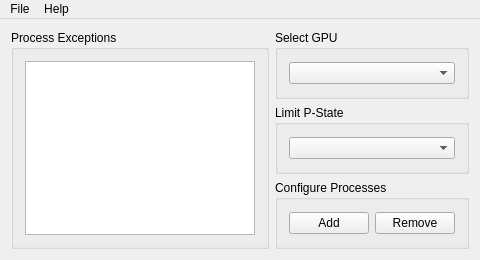
<?xml version="1.0" encoding="UTF-8"?>
<ui version="4.0">
 <class>limitnvpstateClass</class>
 <widget class="QMainWindow" name="limitnvpstateClass">
  <property name="enabled">
   <bool>true</bool>
  </property>
  <property name="geometry">
   <rect>
    <x>0</x>
    <y>0</y>
    <width>480</width>
    <height>260</height>
   </rect>
  </property>
  <property name="minimumSize">
   <size>
    <width>480</width>
    <height>260</height>
   </size>
  </property>
  <property name="maximumSize">
   <size>
    <width>480</width>
    <height>260</height>
   </size>
  </property>
  <property name="windowTitle">
   <string>limit-nvpstate</string>
  </property>
  <widget class="QWidget" name="centralWidget">
   <layout class="QHBoxLayout" name="horizontalLayout">
    <item>
     <layout class="QHBoxLayout" name="horizontalLayout_2">
      <item>
       <widget class="QGroupBox" name="groupBox">
        <property name="title">
         <string>Process Exceptions</string>
        </property>
        <layout class="QHBoxLayout" name="horizontalLayout_6">
         <item>
          <widget class="QListWidget" name="processExceptionsList"/>
         </item>
        </layout>
       </widget>
      </item>
     </layout>
    </item>
    <item>
     <layout class="QVBoxLayout" name="verticalLayout_2">
      <item>
       <widget class="QGroupBox" name="groupBox_2">
        <property name="title">
         <string>Select GPU</string>
        </property>
        <layout class="QHBoxLayout" name="horizontalLayout_3">
         <item>
          <widget class="QComboBox" name="selectedGPU"/>
         </item>
        </layout>
       </widget>
      </item>
      <item>
       <widget class="QGroupBox" name="groupBox_3">
        <property name="title">
         <string>Limit P-State</string>
        </property>
        <layout class="QHBoxLayout" name="horizontalLayout_4">
         <item>
          <widget class="QComboBox" name="selectedPState"/>
         </item>
        </layout>
       </widget>
      </item>
      <item>
       <widget class="QGroupBox" name="groupBox_4">
        <property name="title">
         <string>Configure Processes</string>
        </property>
        <layout class="QHBoxLayout" name="horizontalLayout_5">
         <item>
          <widget class="QPushButton" name="addProcess">
           <property name="text">
            <string>Add</string>
           </property>
          </widget>
         </item>
         <item>
          <widget class="QPushButton" name="removeProcess">
           <property name="text">
            <string>Remove</string>
           </property>
          </widget>
         </item>
        </layout>
       </widget>
      </item>
     </layout>
    </item>
   </layout>
  </widget>
  <widget class="QMenuBar" name="menuBar">
   <property name="geometry">
    <rect>
     <x>0</x>
     <y>0</y>
     <width>480</width>
     <height>20</height>
    </rect>
   </property>
   <widget class="QMenu" name="menuFile">
    <property name="title">
     <string>File</string>
    </property>
    <addaction name="actionStartMinimized"/>
    <addaction name="actionAddToStartup"/>
    <addaction name="separator"/>
    <addaction name="actionExit"/>
   </widget>
   <widget class="QMenu" name="menuHelp">
    <property name="title">
     <string>Help</string>
    </property>
    <addaction name="actionAbout"/>
   </widget>
   <addaction name="menuFile"/>
   <addaction name="menuHelp"/>
  </widget>
  <action name="actionStartMinimized">
   <property name="checkable">
    <bool>true</bool>
   </property>
   <property name="text">
    <string>Start Minimized</string>
   </property>
  </action>
  <action name="actionAddToStartup">
   <property name="checkable">
    <bool>true</bool>
   </property>
   <property name="text">
    <string>Add To Startup</string>
   </property>
  </action>
  <action name="actionExit">
   <property name="text">
    <string>Exit</string>
   </property>
  </action>
  <action name="actionAbout">
   <property name="text">
    <string>About</string>
   </property>
  </action>
 </widget>
 <layoutdefault spacing="6" margin="11"/>
 <resources>
  <include location="limitnvpstate.qrc"/>
 </resources>
 <connections/>
</ui>
